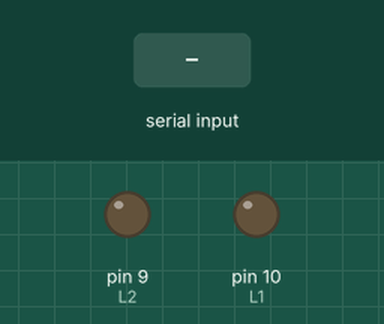
This sketch was run on a simulated Arduino Uno, built with avr-gcc and run on an emulated ATmega328P. Parts: output pins drawn as LEDs (lit = HIGH). The inputs (shaded band) are chosen by the test bench. Pins used as bus, display or sensor lines are not drawn.

Above: at 2.4 s.
2.5 s: "forth" received over the second serial link
At 3.7 s:
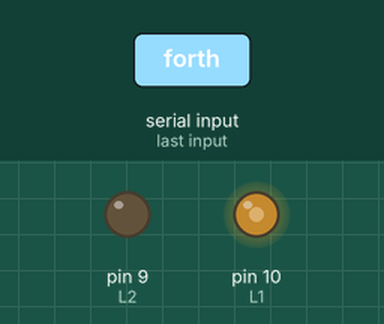
4.7 s: "back" received over the second serial link
At 6.1 s:
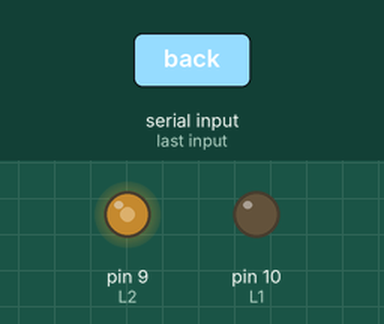
Timing chart, 0 to 7.7 s (numbered marks = the images above; inputs shaded):
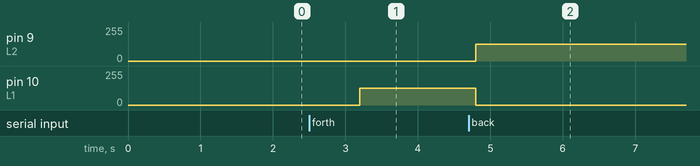

Measured:
- after the input at 2.5 s, pin 10 (L1): 0/255 → 127/255 after 0.70 s
- after the input at 4.7 s, pin 9 (L2): 0/255 → 127/255 after 0.10 s; pin 10 (L1): 127/255 → 0/255 after 0.10 s

The sketch:

bt_car.ino
```cpp
/*
 *  2017Fall AaPaTo 卓爾榮譽學會創課營
 *  藍芽自走車範例程式碼
 *
 *  Author: JevanChan
 *  LastUpdate: 2017/12/22
 *
 */

#include "SoftwareSerial.h"
#include "Wire.h"

// 馬達驅動腳位
int L1 = 10, L2 = 9, R1 = 6, R2 = 5;

// =========馬達控制副程式===========
// 用 analogWrite 對左右輪輸出指定的電壓，使得單邊輪子向前或向後轉
// 參考第五週講義

// 讓左輪往前轉，用輸出 power 大小的電壓
void Left_Forward(int power){
    analogWrite(L1, power);
    analogWrite(L2, 0);
}
// 讓左輪往後轉，用輸出 power 大小的電壓
void Left_Backward(int power){
    analogWrite(L1, 0);
    analogWrite(L2, power);
}
// 讓右輪往前轉，用輸出 power 大小的電壓
void Right_Forward(int power){
    analogWrite(R1, power);
    analogWrite(R2, 0);
}
// 讓右輪往後轉，用輸出 power 大小的電壓
void Right_Backward(int power){
    analogWrite(R1, 0);
    analogWrite(R2, power);
}
// ---------馬達控制副程式-----------


// ========自走車移動副程式==========
// 組合上面的馬達控制副程式，同時控制兩個輪子讓車體能前後左右旋轉移動
// power 的數值可以依照實驗中實際情況自由調整
// 參考第六週課程講義

// 車體逆時針轉
void Move_Left() {
    Right_Forward(127);
    Left_Backward(127);
}
// 車體順時針轉
void Move_Right() {
    Left_Forward(127);
    Right_Backward(127);
}
// 車體向前進
void Move_Forward() {
    Left_Forward(127);
    Right_Forward(127);
}
// 車體向後退
void Move_Backward() {
    Left_Backward(127);
    Right_Backward(127);
}
// 車體停止
void Stop() {
    // keep
}
//  -------自走車移動副程式----------


// ==========藍芽指令接收程式碼==========
// 呼叫副程式從藍芽模組取得手機傳送的指令文字
// 指令文字會被儲存在變數 command 中
// 參考第六週課程講義

String command;
int insize;
// 藍芽模組腳位
SoftwareSerial I2CBT(11, 12);

void Get_BT_Command() {
    command = "";
    insize = I2CBT.available();
    if( insize > 0 ){
        for(int i = 0; i <= insize-1; i++){
          command += char(I2CBT.read());
        }
    }
}
// ----------藍芽指令接收程式碼-----------

void setup(){
    // 初始化與設定 Serial Monitor
    Serial.begin(9600);
    // 初始化與設定藍芽模組
    I2CBT.begin(9600);

    // 初始化馬達驅動腳位
    pinMode(L1, OUTPUT);
    pinMode(L2, OUTPUT);
    pinMode(R1, OUTPUT);
    pinMode(R2, OUTPUT);
}

void loop(){
    // 接收藍芽指令
    Get_BT_Command();

    // 根據藍芽指令執行相對應的移動副程式
    if (command == "forth") {
        Move_Forward();
    }
    else if (command == "back") {
        Move_Backward();
    }
    else if (command == "left") {
        Move_Left();
    }
    else if (command == "right") {
        Move_Right();
    }
    // ...其他你自己的指令

    delay(800);
}
```
